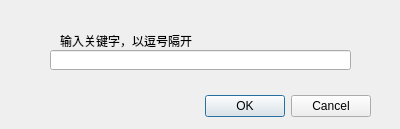
<?xml version="1.0" encoding="UTF-8"?>
<ui version="4.0">
 <class>KwDialog</class>
 <widget class="QDialog" name="KwDialog">
  <property name="geometry">
   <rect>
    <x>0</x>
    <y>0</y>
    <width>400</width>
    <height>129</height>
   </rect>
  </property>
  <property name="windowTitle">
   <string>Dialog</string>
  </property>
  <property name="modal">
   <bool>true</bool>
  </property>
  <widget class="QDialogButtonBox" name="buttonBox">
   <property name="geometry">
    <rect>
     <x>30</x>
     <y>90</y>
     <width>341</width>
     <height>32</height>
    </rect>
   </property>
   <property name="orientation">
    <enum>Qt::Horizontal</enum>
   </property>
   <property name="standardButtons">
    <set>QDialogButtonBox::Cancel|QDialogButtonBox::Ok</set>
   </property>
  </widget>
  <widget class="QLineEdit" name="lineEdit">
   <property name="geometry">
    <rect>
     <x>50</x>
     <y>50</y>
     <width>301</width>
     <height>20</height>
    </rect>
   </property>
  </widget>
  <widget class="QLabel" name="label">
   <property name="geometry">
    <rect>
     <x>60</x>
     <y>30</y>
     <width>261</width>
     <height>21</height>
    </rect>
   </property>
   <property name="text">
    <string>输入关键字，以逗号隔开</string>
   </property>
  </widget>
 </widget>
 <resources/>
 <connections>
  <connection>
   <sender>buttonBox</sender>
   <signal>accepted()</signal>
   <receiver>KwDialog</receiver>
   <slot>accept()</slot>
   <hints>
    <hint type="sourcelabel">
     <x>248</x>
     <y>254</y>
    </hint>
    <hint type="destinationlabel">
     <x>157</x>
     <y>274</y>
    </hint>
   </hints>
  </connection>
  <connection>
   <sender>buttonBox</sender>
   <signal>rejected()</signal>
   <receiver>KwDialog</receiver>
   <slot>reject()</slot>
   <hints>
    <hint type="sourcelabel">
     <x>316</x>
     <y>260</y>
    </hint>
    <hint type="destinationlabel">
     <x>286</x>
     <y>274</y>
    </hint>
   </hints>
  </connection>
 </connections>
</ui>
